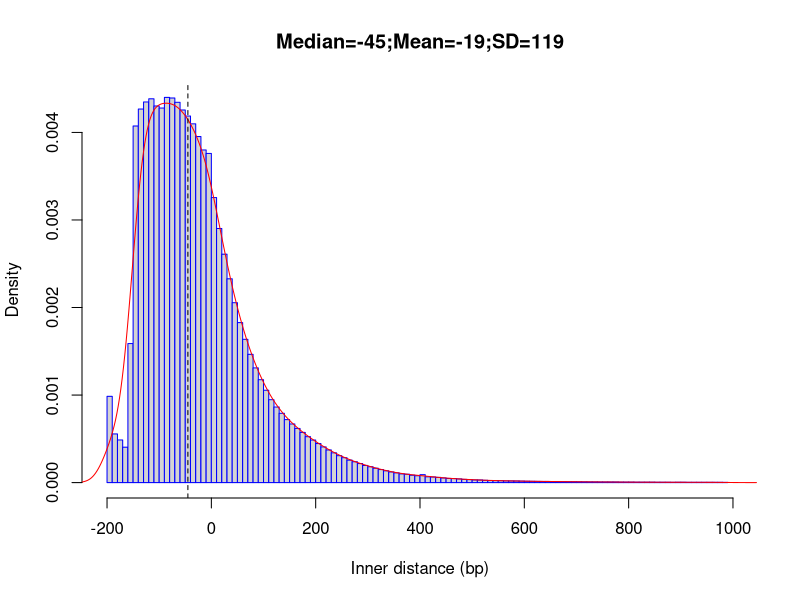

This chart was generated by the following R code:
png("/rds/user/is460/hpc-work/muscle-rnaseq/ezbamqc/output/figs/srpk3_hom_ttnb_wt_6.inner_distance_plot.png",width=500,height=500,units="px")
fragsize=rep(c(-195,-185,-175,-165,-155,-145,-135,-125,-115,-105,-95,-85,-75,-65,-55,-45,-35,-25,-15,-5,5,15,25,35,45,55,65,75,85,95,105,115,125,135,145,155,165,175,185,195,205,215,225,235,245,255,265,275,285,295,305,315,325,335,345,355,365,375,385,395,405,415,425,435,445,455,465,475,485,495,505,515,525,535,545,555,565,575,585,595,605,615,625,635,645,655,665,675,685,695,705,715,725,735,745,755,765,775,785,795,805,815,825,835,845,855,865,875,885,895,905,915,925,935,945,955,965,975,985),times=c(180936,102070,89403,74273,291642,748061,783631,798466,805109,790036,785761,808043,806767,797797,781616,768966,752633,725930,697802,690536,597918,533043,479134,427508,377395,335643,300594,269044,240630,215843,193725,173872,158532,145346,132132,123002,113618,105298,96365,89306,81918,74857,68496,62407,56502,52228,47103,43739,39970,35945,33263,30184,27427,24771,22316,20432,18282,17560,15540,14362,16664,12167,11715,10864,9743,8656,8455,7759,6727,6203,5591,5472,4779,4321,4151,3948,3569,3471,3358,3141,2806,2720,2594,2394,2337,2222,2132,2043,1812,1880,1629,1555,1474,1423,1300,1226,1222,1274,993,1007,988,859,798,897,828,770,720,666,640,668,683,607,596,629,630,581,532,576,485))
frag_sd = round(sd(fragsize),digits=0)
frag_mean = round(mean(fragsize),digits=0)
frag_median = round(median(fragsize),digits=0)
hist(fragsize,probability=T,breaks=120,xlim=c(-200,1000),xlab="Inner distance (bp)",main=paste(c("Median=",frag_median,";","Mean=",frag_mean,";","SD=",frag_sd),collapse=""),border="blue")
lines(density(fragsize,bw=20),col='red')
abline(v=frag_median,lty=2)
dev.state = dev.off()
